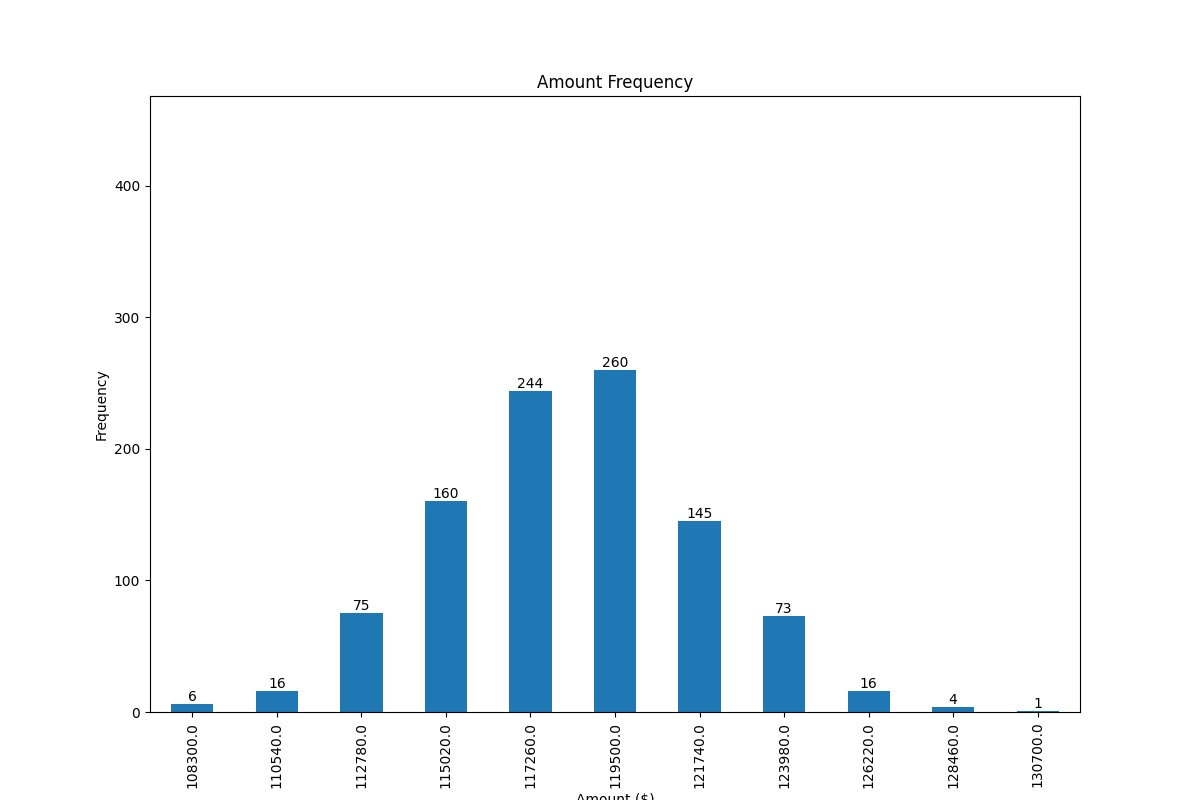

Python code for this plot:
import numpy as np
import pandas as pd
import matplotlib.pyplot as plt

# Bring some raw data.
frequencies = [6, 16, 75, 160, 244, 260, 145, 73, 16, 4, 1]

# In my original code I create a series and run on that,
# so for consistency I create a series from the list.
freq_series = pd.Series(frequencies)

x_labels = [108300.0, 110540.0, 112780.0, 115020.0, 117260.0, 119500.0,
            121740.0, 123980.0, 126220.0, 128460.0, 130700.0]


# dataframe using frequencies and x_labels from the OP
df = pd.DataFrame({'Frequency': frequencies}, index=x_labels)

# plot
ax = df.plot(kind='bar', figsize=(12, 8), title='Amount Frequency',
             xlabel='Amount ($)', ylabel='Frequency', legend=False)

# annotate
ax.bar_label(ax.containers[0], label_type='edge')

# pad the spacing between the number and the edge of the figure
ax.margins(y=0.8)

plt.savefig('Spacing2.jpg')

plt.show()

# Source: https://stackoverflow.com/a/67561982/14900011
